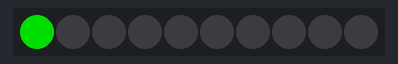
Recording of a sketch running on a simulated Arduino Nano, built with avr-gcc and run on an emulated ATmega328P. On the bench: 10 RGB LEDs in strip order, left to right. Dim RGB values are drawn brighter than linear.

Above: at 0.1 s.
At 0.6 s:
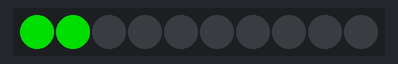
At 1.1 s:
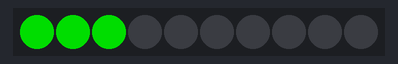
At 2.1 s:
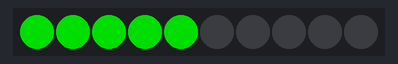
At 3.1 s:
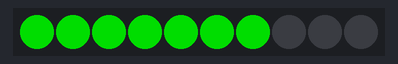
At 4.6 s:
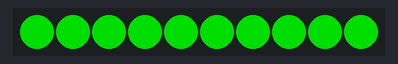

Measured:
- by itself, everything shown: repeats every 5.0 s, in 10 steps
- what the display in image 1 shows lasts 0.5 s, from 0.5 s to 1.0 s

The sketch:

I2SNano.ino
```cpp
#include <Adafruit_NeoPixel.h>

#define PIN 10
#define NUMPIXELS 10

Adafruit_NeoPixel pixels(NUMPIXELS, PIN, NEO_GRB + NEO_KHZ800);
#define DELAYVAL 500

void setup() {

  pixels.begin();
}

void loop() {

  pixels.clear();

  for (int i = 0; i < NUMPIXELS; i++) {
    pixels.setPixelColor(i, pixels.Color(0, 150, 0));
    pixels.show();
    delay(DELAYVAL);
  }
}
```
